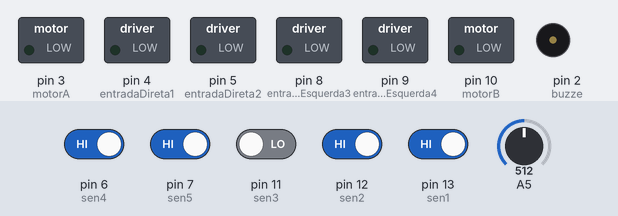
The sketch below on a simulated Arduino Uno, built with avr-gcc and run on an emulated ATmega328P. Shown: switched loads named in the sketch (green lamp = pin HIGH), buzzer (waves = sounding). The test bench sets the inputs (shaded band); at power-on: pin 6 (sen4), pin 7 (sen5), pin 12 (sen2), pin 13 (sen1) HIGH, pin 11 (sen3) LOW, A5 = 512.

Above: at 1.2 s.
1.3 s: pin 6 (sen4) driven LOW and pin 7 (sen5) driven LOW
At 1.9 s:
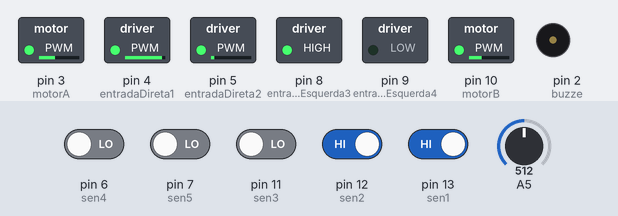
2.8 s: pin 6 (sen4) driven HIGH
At 3.8 s:
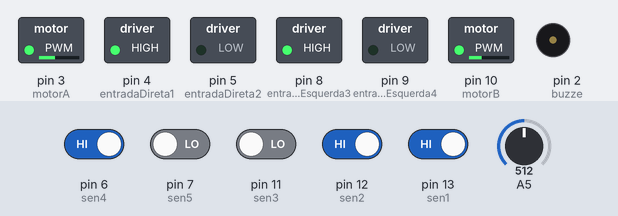
4.3 s: pin 6 (sen4) driven LOW
At 4.9 s:
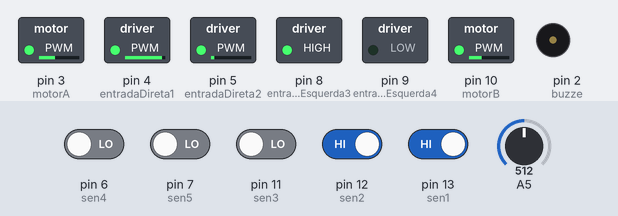
5.8 s: pin 13 (sen1) driven LOW
At 7.0 s:
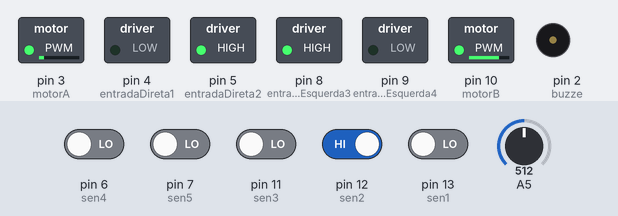
7.3 s: pin 11 (sen3) driven HIGH
At 8.5 s:
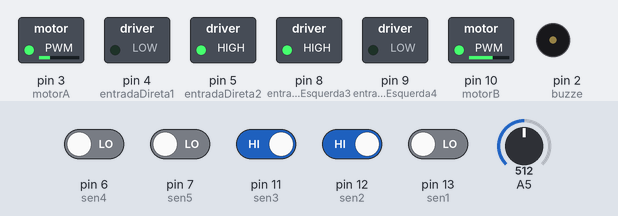
8.8 s: pin 12 (sen2) driven LOW
At 9.7 s:
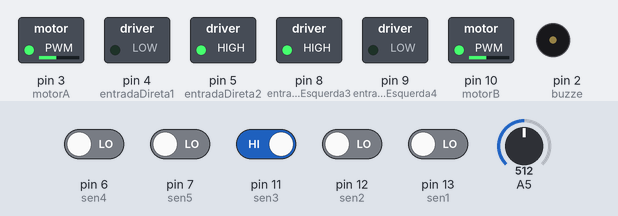
Timing chart, 0 to 11.3 s (numbered marks = the images above; inputs shaded):
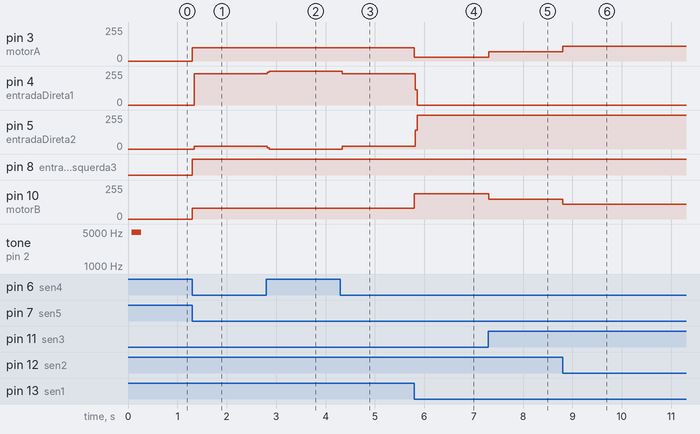

The sketch:

start_trek_sensor_6canais_pista_preta.ino
```cpp
/*
  #define sen1  11
  #define sen2  12
  #define sen3  10
  #define sen4  13
  #define sen5  9
  int motorA = 6;
  int motorB = 5;
  int entradaDireta1 = 8;
  int entradaDireta2 = 7;
  int entradaEsquerda3 = 4;
  int entradaEsquerda4 = 3;
*/
//starwars
#define sen1  13
#define sen2  12
#define sen3  11
#define sen4  6
#define sen5  7


int motorA = 3;
int motorB = 10;

int entradaDireta1 = 4;
int entradaDireta2 = 5;
int entradaEsquerda3 = 8;
int entradaEsquerda4 = 9;

int comecoFim = 0;
boolean comeco = false;
int primeiraVez = 0;

int ValDirExt = 0;

//starwars\\


//int Vel = 100;
//int brack = 0;

int novaVelocidadeA;
int novaVelocidadeB;
int buzze = 2;

int erro;
int espera = 0;

//int va = 0;
//int vb = 0;

int centro, direita, esquerda, extremaDireita;
int extremaEsquerda, dirExt;
float inte = 0;
float kp = 40;
float ki = 0;
float kd = 5;
float erro_anterior = 0;
float sinalPid;

int VelocidadeConstatnteA = 0;
int VelocidadeConstatnteB = 0;

int entrouNaCurva = 0;


boolean comecoCurva = false;

long tempoInicial = 0l;

void setup() {
  Serial.begin(9600);

  pinMode(entradaDireta1, OUTPUT);
  pinMode(entradaDireta2, OUTPUT);
  pinMode(entradaEsquerda3, OUTPUT);
  pinMode(entradaEsquerda4, OUTPUT);

  pinMode(motorA, OUTPUT);
  pinMode(motorB, OUTPUT);

  pinMode(buzze, OUTPUT);
  //  pinMode(sen2, OUTPUT);
  //  pinMode(sen3, OUTPUT);
  //  pinMode(sen4, OUTPUT);
  for (int i = 1000; i < 5000; i++) {
    tone(buzze, i, 200);
  }
}

void trocaSinaisDosvaloresAbaixoDeZero(float novaVelocidadeA, float novaVelocidadeB ) {


  if (novaVelocidadeA < 0) {
    novaVelocidadeA = novaVelocidadeA = 0;
  }


  if (novaVelocidadeB < 0) {
    novaVelocidadeB = novaVelocidadeB  = 0;
  }


  frente(novaVelocidadeA, novaVelocidadeB);

}

void re(float velA, float velB){
  digitalWrite(entradaDireta1, LOW);
  digitalWrite(entradaDireta2, HIGH);
  digitalWrite(entradaEsquerda3, LOW);
  digitalWrite(entradaEsquerda4, HIGH);

   analogWrite(motorA, velA);
    analogWrite(motorB, velB);
}


void frente(float novaVelocidadeA, float novaVelocidadeB) {

  digitalWrite(entradaDireta1, LOW);
  digitalWrite(entradaDireta2, HIGH);
  digitalWrite(entradaEsquerda3, HIGH);
  digitalWrite(entradaEsquerda4, LOW);
  //delay(800);
 // delay(800);
//  Serial.println("Velocidade mudada pelo pid");
//  Serial.print("A");
//  Serial.println(novaVelocidadeA);
//  Serial.print("B");
//  Serial.println(novaVelocidadeB);
//  delay(800);


  if (novaVelocidadeA > 200) {
    novaVelocidadeA = 100;
    novaVelocidadeB = 100;//100;
//    Serial.println("Velocidade do motor A maior mudar rotação");
//
//    Serial.println(novaVelocidadeB);
//    Serial.println(novaVelocidadeA);
//    delay(800);
    digitalWrite(entradaDireta1, LOW);
    digitalWrite(entradaDireta2, HIGH);
    digitalWrite(entradaEsquerda3, LOW);
    digitalWrite(entradaEsquerda4, HIGH);

    novaVelocidadeA = novaVelocidadeA - (novaVelocidadeA * 0);
    novaVelocidadeB = novaVelocidadeB - (novaVelocidadeB * 0.2);

    analogWrite(motorA, novaVelocidadeA);//78 velocidade minima// 158 velocidade media
    analogWrite(motorB, novaVelocidadeB);//45 velocidade minima // 54 velocidade media---------------------------------------
    delay(100);
  }
  else if (novaVelocidadeB > 200) {
    novaVelocidadeB = 100;
    novaVelocidadeA = 100;//100;
//    Serial.println("Velocidade do motor B maior mudar rotação");
//
//    Serial.println(novaVelocidadeB);
//    Serial.println(novaVelocidadeA);
//    delay(800);

    digitalWrite(entradaDireta1, HIGH);
    digitalWrite(entradaDireta2, LOW);
    digitalWrite(entradaEsquerda3, HIGH);
    digitalWrite(entradaEsquerda4, LOW);


    novaVelocidadeA = novaVelocidadeA - (novaVelocidadeA * 0);
    novaVelocidadeB = novaVelocidadeB - (novaVelocidadeB * 0.2);

    analogWrite(motorA, novaVelocidadeA);//78 velocidade minima// 158 velocidade media
    analogWrite(motorB, novaVelocidadeB);//45 velocidade minima // 54 velocidade media---------------------------------------
  }
  else {
    analogWrite(motorA, novaVelocidadeA);//novaVelocidadeA  + (novaVelocidadeA * 0.0));//78 velocidade minima// 158 velocidade media
    analogWrite(motorB, novaVelocidadeB);//novaVelocidadeB);//45 velocidade minima // 54 velocidade media---------------------------------------
  }

}


void lerSensores() {

  extremaEsquerda = digitalRead(sen1);
  esquerda = digitalRead(sen2);
  centro = digitalRead(sen3);
  direita = digitalRead(sen4);
  extremaDireita = digitalRead(sen5);
  dirExt = analogRead(A5);
  mudarValorDaLeituraParaUmOuZero();
}
void mudarValorDaLeituraParaUmOuZero() {

  if (dirExt < 500) {
    ValDirExt = 0;
  } else {
    ValDirExt = 1;
  }

}


void controlePid(int erro) {

  /*if (comecoCurva) {
    VelocidadeConstatnteA = 80;//+5
    VelocidadeConstatnteB = 80;
    kp = 15.6;//15.2//16
    kd = 15.6;//5.2//6

    }*/
  //else {
  VelocidadeConstatnteA = 110;//+5
  VelocidadeConstatnteB = 110;//+5
  kp = 40;//15.2//16
  kd = 6.5;//6.5;//40.50;//5.2//6
  ki = 0.0;


  sinalPid = kp * erro + kd * (erro_anterior - erro);// + ki * (inte + erro_anterior);


  //}

  /*delay(200);
    Serial.print("velocidade A");
    Serial.println(VelocidadeConstatnteA);
    Serial.print("velocidade B");
    Serial.println(VelocidadeConstatnteB);*/
  //+ kd * (erro_anterior - erro)

  novaVelocidadeA = VelocidadeConstatnteA + sinalPid ;
  novaVelocidadeB = VelocidadeConstatnteB - sinalPid ;

  erro_anterior = erro;

  trocaSinaisDosvaloresAbaixoDeZero(novaVelocidadeA, novaVelocidadeB);

}

long retornaTempoParaOControleDoBuzzer() {

  long tempoAtual = millis();
  if (tempoAtual > (tempoInicial + 500)) {
    return  tempoInicial = tempoAtual;
  }
  return 0l;
}

void loop() {


  lerSensores();

  // 1 0 0 0 0   --> Erro -4
  // 1 1 0 0 0   --> Erro -3
  // 0 1 0 0 0   --> Erro -2
  // 0 1 1 0 0   --> Erro -1
  // 0 0 1 0 0   --> Erro  0
  // 0 0 1 1 0   --> Erro  1
  // 0 0 0 1 0   --> Erro  2
  // 0 0 0 1 1   --> Erro  3
  // 0 0 0 0 1   --> Erro  4

  //0 0 1 0 0 :0


  long tempoLigado = millis(); //parar sozinho
  if ( (centro == 1) && (esquerda == 0) && (direita == 0) && (extremaEsquerda == 0) && (extremaDireita == 0)  ) {
    controlePid(0);
  }

  //0 1 1 0 0 :-1
  else if ((centro == 1) && (esquerda == 1) && (direita == 0) && (extremaEsquerda == 0) && (extremaDireita == 0) ) {
    controlePid(-1);
    entrouNaCurva = 0;
    noTone(buzze);
  }

  //0 0 1 1 0 :1
  else if ((centro == 1) && (esquerda == 0) && (direita == 1) && (extremaEsquerda == 0) && (extremaDireita == 0) ) {
    controlePid(1);
    entrouNaCurva = 0;
    noTone(buzze);
  }
  //0 1 0 0 0 :-2
  else if ((centro == 0) && (esquerda == 1) && (direita == 0) && (extremaEsquerda == 0) && (extremaDireita == 0) ) {
    controlePid(-2);
//
//    comeco = true;
//    comecoFim = 1;
    entrouNaCurva = 0;
    noTone(buzze);
  }

  //0 0 0 1 0 :2
  else if ((centro == 0) && (esquerda == 0) && (direita == 1) && (extremaEsquerda == 0) && (extremaDireita == 0) ) {
    controlePid(2);
    entrouNaCurva = 0;
    noTone(buzze);
  }

  //1 1 0 0 0 :-3
  else if ((centro == 0) && (esquerda == 1) && (direita == 0) && (extremaEsquerda == 1) && (extremaDireita == 0) ) {
    controlePid(-3);
    entrouNaCurva = 0;
    noTone(buzze);
  }

  //0 0 0 1 1 :3
  else if ((centro == 0) && (esquerda == 0) && (direita == 1) && (extremaEsquerda == 0) && (extremaDireita == 1) ) {
    controlePid(3);
    entrouNaCurva = 0;
    noTone(buzze);
  }

  //1 0 0 0 0 :-4
  else if ((centro == 0) && (esquerda == 0) && (direita == 0) && (extremaEsquerda == 1) && (extremaDireita == 0) ) {
    controlePid(-4);
    entrouNaCurva = 0;
    noTone(buzze);
  }

  //0 0 0 0 1 :4
  else if ((centro == 0) && (esquerda == 0) && (direita == 0) && (extremaEsquerda == 0) && (extremaDireita == 1) ) {
    controlePid(4);
//    comeco = true;
//    comecoFim = 1;
    entrouNaCurva = 0;
    noTone(buzze);
  }

  /*else if ((centro == 0) && (esquerda == 0) && (direita == 0) && (extremaEsquerda == 0) && (extremaDireita == 0) ) {
    frente(0,0);
    entrouNaCurva = 0;
    noTone(buzze);
    }*/

  //parar sozinho
  else if(ValDirExt == 1 && tempoLigado > 20000){
    delay(100);
    re(70, 70);
    re(0, 0);
    delay(3000);
  }


  //  //1 0 0 0 0 :-5

}
```

Measured:
- after the input at 1.3 s, pin 3 (motorA): 0/255 → 100/255 at once; pin 4 (entradaDireta1): 0/255 → 235/255 at once; pin 5 (entradaDireta2): 0/255 → 20/255 at once; pin 8 (entradaEsquerda3): LOW → HIGH at once; pin 10 (motorB): 0/255 → 80/255 at once
- after the input at 2.8 s, pin 4 (entradaDireta1): 235/255 → 255/255 at once; pin 5 (entradaDireta2): 20/255 → 0/255 at once
- after the input at 4.3 s, pin 4 (entradaDireta1): 255/255 → 235/255 at once; pin 5 (entradaDireta2): 0/255 → 20/255 at once
- after the input at 5.8 s, pin 3 (motorA): 100/255 → 30/255 at once; pin 4 (entradaDireta1): 235/255 → 0/255 at once; pin 5 (entradaDireta2): 20/255 → 255/255 at once; pin 10 (motorB): 80/255 → 190/255 at once
- after the input at 7.3 s, pin 3 (motorA): 30/255 → 70/255 at once; pin 10 (motorB): 190/255 → 150/255 at once
- after the input at 8.8 s, pin 3 (motorA): 70/255 → 110/255 at once; pin 10 (motorB): 150/255 → 110/255 at once
